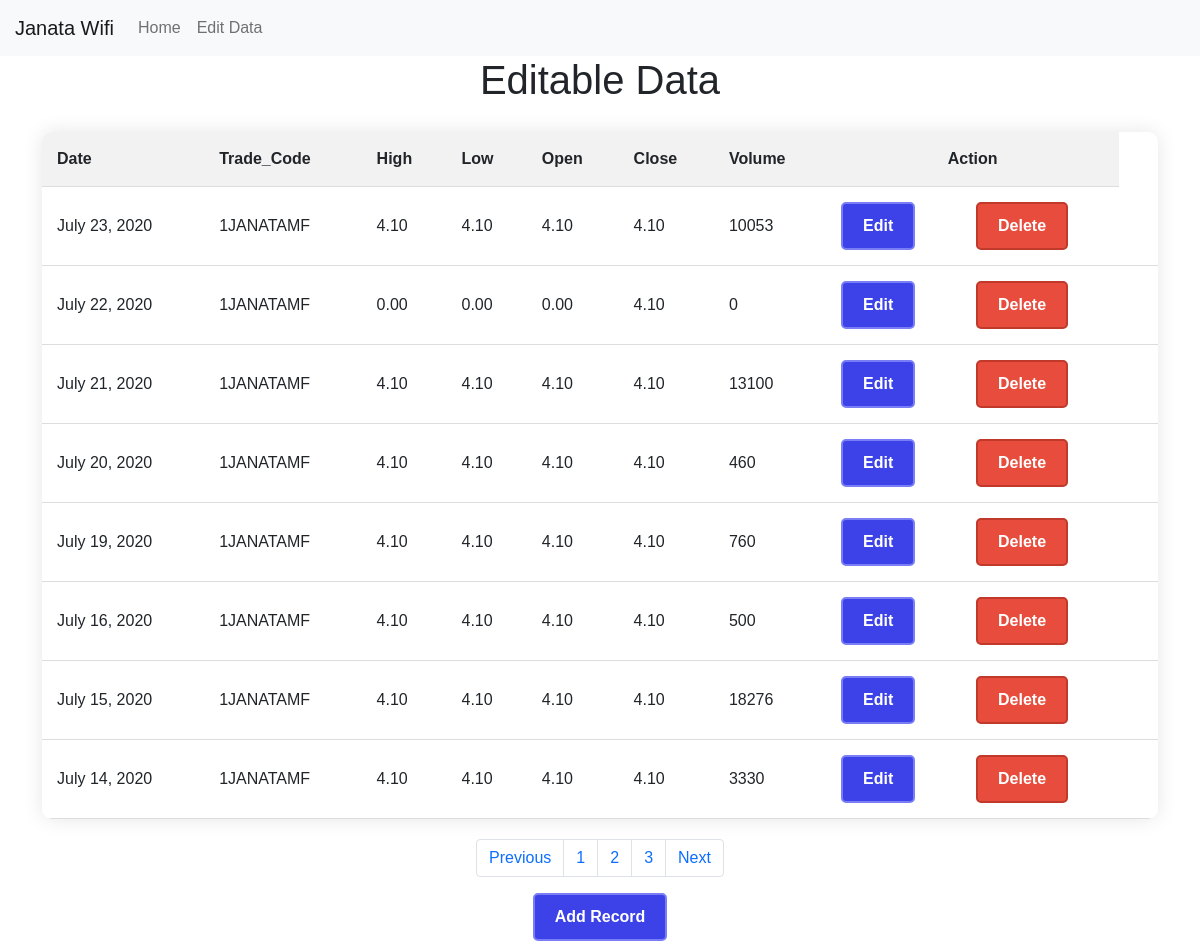
The page /data/?page=2 on the database its author committed.
### Dynamic_Table/models.py (models this page shows)
class JWData(models.Model):
    Date=models.DateField()
    TradeCode=models.CharField(max_length=50)
    High=models.DecimalField(max_digits=20, decimal_places=2)
    Low=models.DecimalField(max_digits=20, decimal_places=2)
    Open=models.DecimalField(max_digits=20, decimal_places=2)
    Close=models.DecimalField(max_digits=20, decimal_places=2)
    Volume=models.IntegerField()

### Dynamic_Table/views.py (the view)
# urls.py: path('data/',Data,name='data'),
def Data(request):
    alldata=JWData.objects.all()
    page_number=request.GET.get('page',1)
    paginator=Paginator(alldata,8)
    alldata_final=paginator.get_page(page_number)
    return render(request,'Data.html',{'alldata_final':alldata_final})

### Template/Data.html (shortened to what this page needs)
<!DOCTYPE html>
<html lang="en">
  <head>
    <link
      href="https://cdn.jsdelivr.net/npm/bootstrap@5.0.2/dist/css/bootstrap.min.css"
      rel="stylesheet"
    />
  <body>
    <nav class="navbar navbar-expand-lg navbar-light bg-light">
      <a class="navbar-brand" href="{% url 'home' %}">Janata Wifi</a>
      <div class="collapse navbar-collapse" id="navbarNav">
        <ul class="navbar-nav">
          <li class="nav-item active">
            <a class="nav-link" href="{% url 'home' %}">Home</a>
          </li>
          <li class="nav-item">
            <a class="nav-link" href="{% url 'data' %}">Edit Data</a>
          </li>
        </ul>
      </div>
    </nav>
    <h1>Editable Data</h1>
    <div class="container">
        <table>
            <tr>
                <th>Date</th>
                <th>Trade_Code</th>
                <th>High</th>
                <th>Low</th>
                <th>Open</th>
                <th>Close</th>
                <th>Volume</th>
                <th colspan="2" style="text-align: center;">Action</th>
            </tr>
            {% for data in alldata_final %}
            <tr>
                <td>{{data.Date}}</td>
                <td>{{data.TradeCode}}</td>
                <td>{{data.High}}</td>
                <td>{{data.Low}}</td>
                <td>{{data.Open}}</td>
                <td>{{data.Close}}</td>
                <td>{{data.Volume}}</td>
                <td><a href="update/{{data.id}}/"><button class="edit-button">Edit</button></a></td>
                <td><a href="delete/{{data.id}}/"><button class="delete-button">Delete</button></a></td>
                <td></td>
            </tr>
            {% endfor %}
        </table>
        <div class="pagination">
        <nav aria-label="...">
          <ul class="pagination">
            {% if alldata_final.has_previous %}
            <li class="page-item">
              <a
                class="page-link"
                href="/data/?page={{ alldata_final.previous_page_number }}"
                >Previous</a
              >
            </li>
            {% endif %}
            <li class="page-item">
              <a class="page-link" href="/data/?page=1">1</a>
            </li>
            <li class="page-item" aria-current="page">
              <a class="page-link" href="/data/?page=2">2</a>
            </li>
            <li class="page-item">
              <a class="page-link" href="/data/?page=3">3</a>
            </li>
            {% if alldata_final.has_next %}
            <li class="page-item">
              <a
                class="page-link"
                href="/data/?page={{ alldata_final.next_page_number }}"
                >Next</a
              >
            </li>
            {% endif %}
          </ul>
        </nav>
      </div>
      <a href="/add"><button class="edit-button">Add Record</button></a>
    </div>
  </body>
</html>

### Template/Data.html (style rules this page uses)
body { font-family: "Arial", sans-serif; }
.container { display: flex; flex-direction: column; align-items: center; }
table { width: 100%; border-collapse: collapse; margin: 20px 0; box-shadow: 0 0 20px rgba(0, 0, 0, 0.1); overflow: hidden; border-radius: 10px; }
h1 { text-align: center; }
th, td { padding: 15px; text-align: left; border-bottom: 1px solid #ddd; }
th { background-color: #f2f2f2; }
.delete-button { display: inline-block; padding: 10px 20px; font-size: 16px; font-weight: bold; text-align: center; text-decoration: none; border-radius: 5px; background-color: #e74c3c; color: #fff; border: 2px solid #c0392b; transition: background-color 0.3s ease; cursor: pointer; }
.edit-button { display: inline-block; padding: 10px 20px; font-size: 16px; font-weight: bold; text-align: center; text-decoration: none; border-radius: 5px; background-color: rgb(60, 66, 231); color: #fff; border: 2px solid rgb(122, 126, 246); transition: background-color 0.3s ease; cursor: pointer; }
.navbar-brand { padding-left: 15px; }

### rows shown on the page
JWData: Date "July 23, 2020", TradeCode "1JANATAMF", High "4.10", Low "4.10", Open "4.10", Close "4.10", Volume "10053"
JWData: Date "July 22, 2020", TradeCode "1JANATAMF", High "0.00", Low "0.00", Open "0.00", Close "4.10", Volume "0"
JWData: Date "July 21, 2020", TradeCode "1JANATAMF", High "4.10", Low "4.10", Open "4.10", Close "4.10", Volume "13100"
JWData: Date "July 20, 2020", TradeCode "1JANATAMF", High "4.10", Low "4.10", Open "4.10", Close "4.10", Volume "460"
JWData: Date "July 19, 2020", TradeCode "1JANATAMF", High "4.10", Low "4.10", Open "4.10", Close "4.10", Volume "760"
JWData: Date "July 16, 2020", TradeCode "1JANATAMF", High "4.10", Low "4.10", Open "4.10", Close "4.10", Volume "500"
JWData: Date "July 15, 2020", TradeCode "1JANATAMF", High "4.10", Low "4.10", Open "4.10", Close "4.10", Volume "18276"
JWData: Date "July 14, 2020", TradeCode "1JANATAMF", High "4.10", Low "4.10", Open "4.10", Close "4.10", Volume "3330"
